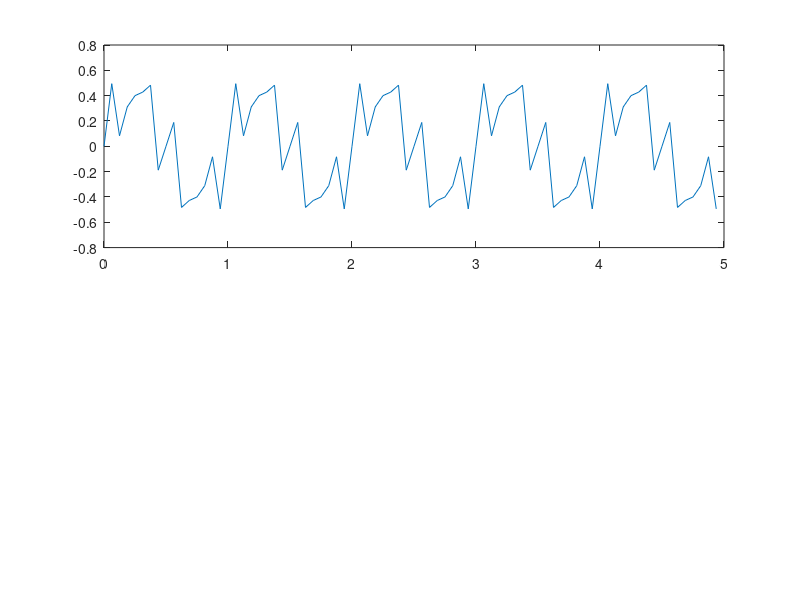

Write the MATLAB code that produced this figure. (Note: this script raises an error after producing the figure.)
clear;
load('part1');

f1 = 1000; m1 = 0.4;
f2 = 4000; m2 = 0.2;
f3 = 6000; m3 = 0.2;

S = m1*sin(2*pi*f1*t) + m2*sin(2*pi*f2*t) + m3*sin(2*pi*f3*t);

subplot(2,1,1);
plot(msec_per_sec*t(1:numSamples), signal(1:numSamples));
subtitle('Plot of Original Signal');
xlabel('time (milliseconds)');
grid('minor');

subplot(2,1,2);
plot(msec_per_sec*t(1:numSamples), S(1:numSamples));
subtitle('Plot of Reconstructed Signal');
xlabel('time (milliseconds)');
grid('minor');